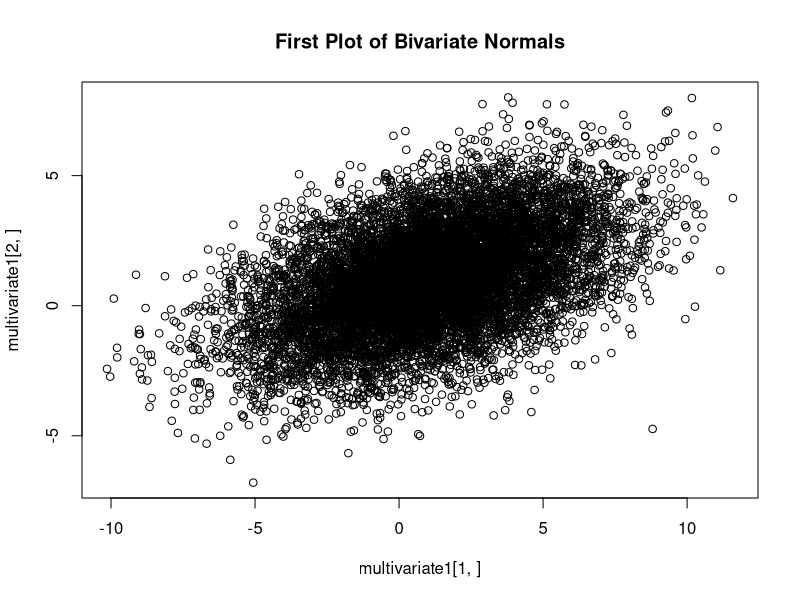
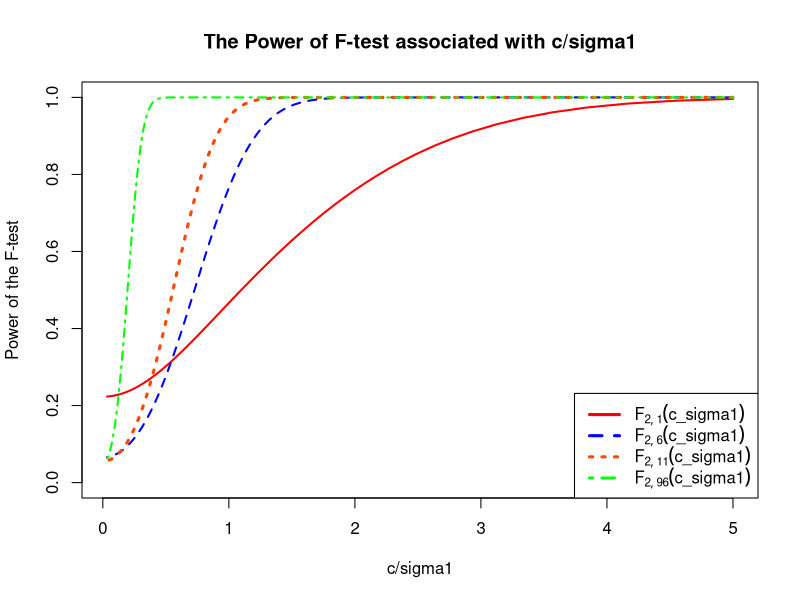
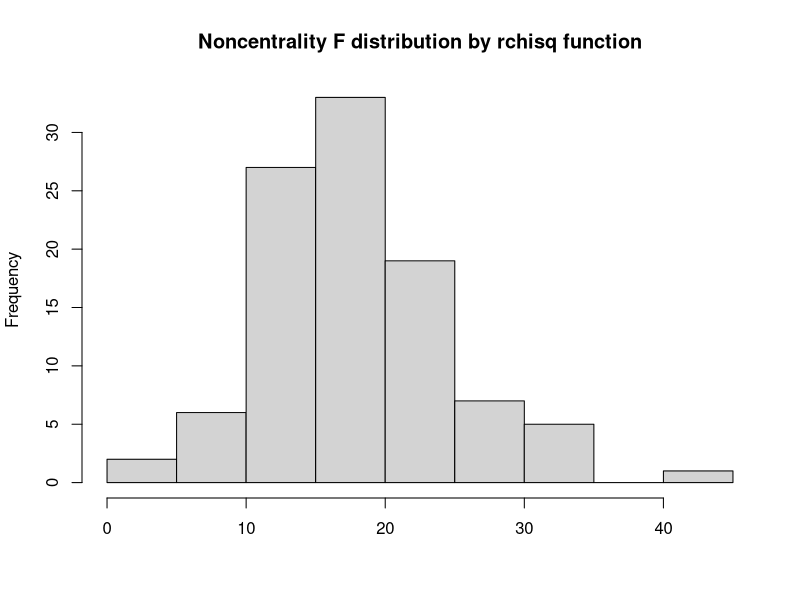
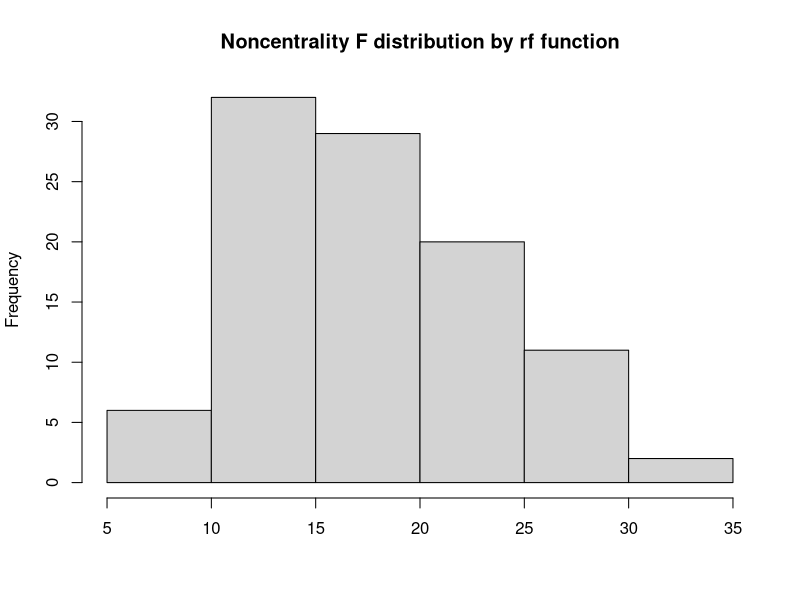
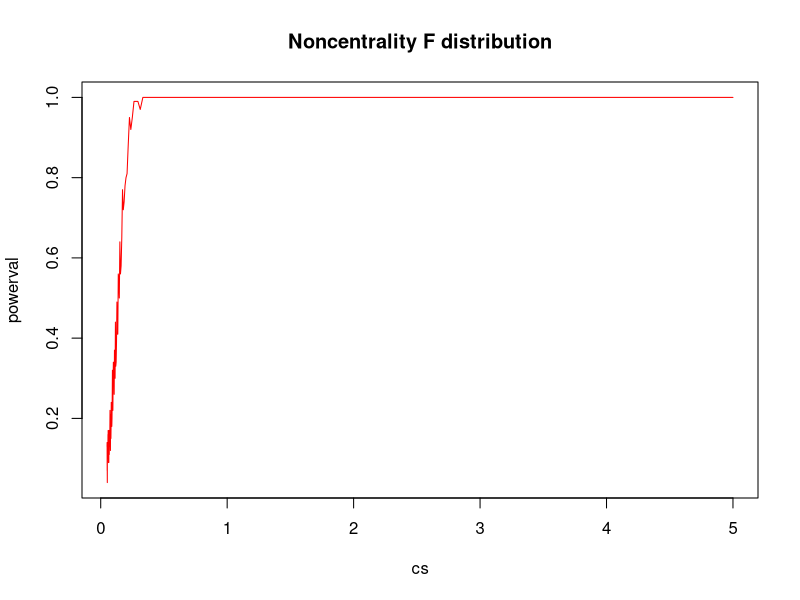

Write R code to recreate these figures, in order.
##### 1. Write an R function that takes as parameters a matrix X and a vector Y and returns the vector of least squares estimates, the fitted values and the residuals.
r.function <- function(matrix.X, vector.Y) {
  
  # Least square estimator
  LSE <- solve(t(matrix.X) %*% matrix.X) %*% t(matrix.X) %*% vector.Y
 
  # Fitted values
  fitted <- matrix.X %*% LSE
  
  # Residuals
  residuals <- vector.Y - fitted
  
  final <- list(LSE, fitted, residuals)
  return(final)
  
}

#### Test
X <- matrix(c(1,2,4,5,6,7,8,9,12,34,56,26,12,11,9,10), nrow = 4, ncol = 4, byrow = TRUE)
Y <- matrix(c(12,32,54,67), nrow = 4, ncol = 1, byrow = TRUE)
r.function(X,Y)

##### 2. Write an R function that takes as parameters a vector of means $\mu$ a covariane matrix $S$ and a number $m$ and generates a sample of size m from the multivariate normal distribution with mean $\mu$ and covariance $S$. Plot the observations for 2 different bivariate normals (show both plots) with your choice of means $\mu$ and covariances $S$.

library(matrixcalc)

r.function <- function(mean.mu, cov.S, size.m){
  if(is.positive.definite(cov.S) == TRUE){
    p <- qr(cov.S)$rank 
    mu <- t(t(mean.mu))
    # generates a size.m by p random normal matrix
    randn.x <- matrix(rnorm(p * size.m), size.m, p)
    
    # find cholesky decomposition of cov.S, chol(covS)
    eval <- eigen(cov.S)$values
    evec <- eigen(cov.S, symmetric = TRUE)$vector
    diag <- diag(sqrt(pmax(eval, 0)), p)
    new.sigma <- evec %*% diag %*% t(randn.x)
    
    # set a null matrix to multivariate normal distribution
    mnd <- matrix(NA,nrow = p, ncol = size.m) 
    for( i in 1 : size.m){
      mnd[,i] <- mu + new.sigma[,i]
    }
    return(mnd)
    }
  else {
    stop("Covariance matrix is not positive definite!")
    }
}

Size <- 10000
Mean1 <- rep(1,2)
Cov1 <- matrix(c(10,3,3,4),2,2)
multivariate1 <- r.function(Mean1, Cov1, Size)
p1 <- plot(multivariate1[1,], multivariate1[2,], main ="First Plot of Bivariate Normals")

##### 3.1  Plot the power of the F-test as a function of $c/\sigma$ for 4 differents values of $n$
# First Case with noncentrality parameter is (4/3) * n* c^2/sigma^2
power1 <- function(size, c_sigma1){
  noncentrality <- (4/3) * (c_sigma1^2) * size
  probability <- 1 - pf(qf(0.95, 2, size - 2), 2, size - 4, ncp = noncentrality)
  final <- list(c_sigma1, probability)
  return(final)
}

c_sigma <- 5 / seq(1, 150, by = 0.1)
power1_5 <- power1(5, c_sigma) 
power1_10 <- power1(10, c_sigma)
power1_15 <- power1(15, c_sigma)
power1_100 <- power1(100, c_sigma)

plot(power1_5[[1]],power1_5[[2]], ylim = c(0, 1), type = "l", xlab = "c/sigma1", 
     ylab = "Power of the F-test", 
     main = "The Power of F-test associated with c/sigma1", col = "red", lty = 1, lwd=2)
lines(power1_10[[1]], power1_10[[2]], col = "blue", lty = 2, lwd=2)
lines(power1_15[[1]], power1_15[[2]], col = "orangered", lty = 3, lwd=3)
lines(power1_100[[1]], power1_100[[2]], col = "green", lty = 4, lwd=2)

legend("bottomright", c(expression(paste(F[list(2,1)]("c_sigma1"))),
 expression(paste(F[list(2,6)]("c_sigma1"))),
 expression(paste(F[list(2,11)]("c_sigma1"))),
 expression(paste(F[list(2,96)]("c_sigma1")))),
 lty = 1 : 4,
 col = c("red", "blue", "orangered", "green"), lwd=3)
 
 ##### 3.2 For one of the values of $n$ above verify the finding by a simulation
 
 # chose n = 100 as the value to verify and noncentrality parameter in both case1 and case2
c_sigma <- (4/3) * 100 * (1/2) ^ 2
U1 <- rchisq(100, df = 2, ncp = c_sigma)
U2 <- rchisq(100, df = 98)
F <- (U1 / 2) / (U2 / 98) 
hist(F, main = "Noncentrality F distribution by rchisq function", xlab = " ")

#Althernatively,
simf <- rf(100, 2, 98, c_sigma)
hist(simf, main = "Noncentrality F distribution by rf function", xlab = " ")

#Calculate power of F-test by a simulation

sigmaval <- seq(1, 100, by = 1)
cvalue <- rep(5, length(sigmaval))
powerval <- NULL

csigma <- function(c, sigma)
{
  samplesize <- c(100, 100, 100) #sample size for three groups, each n = 100
  
  mu <- c(c, c, 3*c) # true mean for each group, miu1 = miu2 = 1, miu3 = 3
  sigma <- c(sigma, sigma, sigma) #true standard deviations for three groups
  
  mus <- rep(mu, times = samplesize)
  sigmas <- rep(sigma, times = samplesize)
  
  group <- factor(rep(1:3, times = samplesize)) #factor three groups which will be used in ANOVA
  nsims <- 100
  
  simulation <- function(){
    Y.data <- rnorm(sum(samplesize), mus, sigmas)
    model <- aov(lm(Y.data ~ group))
    p_value <- summary(model)[[1]][["Pr(>F)"]][1]
  }
  pVals <- replicate(nsims, simulation())
  power <- mean(pVals < 0.05)
  return(power)
}


for ( i in 1:length(sigmaval)){
 
 powerval[i] <- csigma(cvalue[i], sigmaval[i])

}

cs <- cvalue/sigmaval
plot(cs, powerval, main = "Noncentrality F distribution", type = "l", col = "red")
